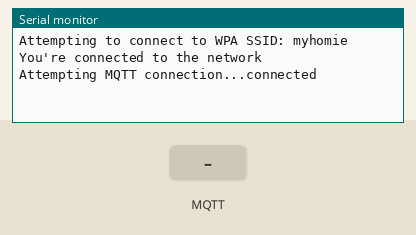
This sketch was run on a simulated Arduino Mega 2560, built with avr-gcc and run on an emulated ATmega2560. Shown: the last lines printed to the serial monitor. Inputs (shaded band) come from the test bench. WiFi joins after 1.5 s; servers stay silent unless stated; no MQTT or app messages arrive unless stated.

Above: at 2.7 s.
2.8 s: MQTT message "1" arrives on the first subscribed topic
At 3.1 s:
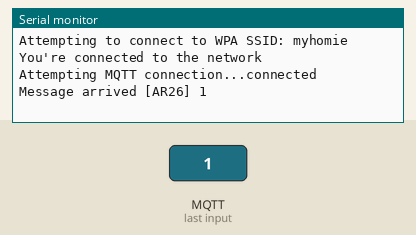
4.3 s: MQTT message "on" arrives on the first subscribed topic
At 5.5 s:
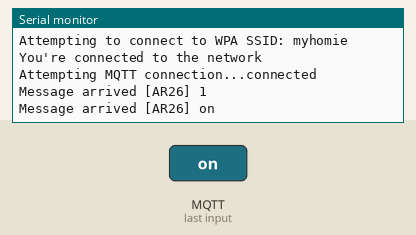
5.8 s: MQTT message "off" arrives on the first subscribed topic
At 6.6 s:
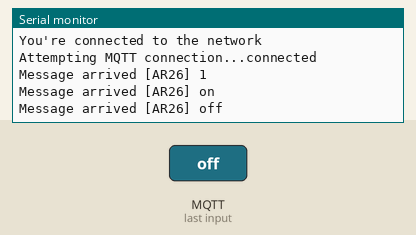

The sketch:

thingspeak.ino
```cpp
#include <WiFiEsp.h>
#include <WiFiEspClient.h>
#include <WiFiEspUdp.h>
#include <PubSubClient.h>

const char* server = "broker.hivemq.com";
char ssid[] = "myhomie";           // your network SSID (name)
char pass[] = "Fan1F1an";           // your network password
int status = WL_IDLE_STATUS;   // the Wifi radio's status

// Initialize the Ethernet client object
WiFiEspClient espClient;

PubSubClient client(espClient);

void setup() {
  // initialize serial for debugging
  Serial.begin(9600);
  // initialize serial for ESP module
  Serial1.begin(9600);
  // initialize ESP module
  WiFi.init(&Serial1);

  // check for the presence of the shield
  if (WiFi.status() == WL_NO_SHIELD) {
    Serial.println("WiFi shield not present");
    // don't continue
    while (true);
  }

  // attempt to connect to WiFi network
  while ( status != WL_CONNECTED) {
    Serial.print("Attempting to connect to WPA SSID: ");
    Serial.println(ssid);
    // Connect to WPA/WPA2 network
    status = WiFi.begin(ssid, pass);
  }

  // you're connected now, so print out the data
  Serial.println("You're connected to the network");

  //connect to MQTT server
  client.setServer(server, 1883);
  client.setCallback(callback);
}

//print any message received for subscribed topic
void callback(char* topic, byte* payload, unsigned int length) {
  Serial.print("Message arrived [");
  Serial.print(topic);
  Serial.print("] ");
  for (int i=0;i<length;i++) {
    Serial.print((char)payload[i]);
  }
  Serial.println();
}

void loop() {
  // put your main code here, to run repeatedly:
  if (!client.connected()) {
    reconnect();
  }
  client.loop();
}

void reconnect() {
  // Loop until we're reconnected
  while (!client.connected()) {
    Serial.print("Attempting MQTT connection...");
    // Attempt to connect, just a name to identify the client
    if (client.connect("arduinoClient")) {
      Serial.println("connected");
      // Once connected, publish an announcement...
      client.publish("command","hello world");
      // ... and resubscribe
      client.subscribe("AR26");
    } else {
      Serial.print("failed, rc=");
      Serial.print(client.state());
      Serial.println(" try again in 5 seconds");
      // Wait 5 seconds before retrying
      delay(5000);
    }
  }
}
```

Measured:
- after the input at 2.8 s, the serial monitor: prints a new line at once (image 1)
- after the input at 4.3 s, the serial monitor: prints a new line at once (image 2)
- after the input at 5.8 s, the serial monitor: prints a new line at once (image 3)
